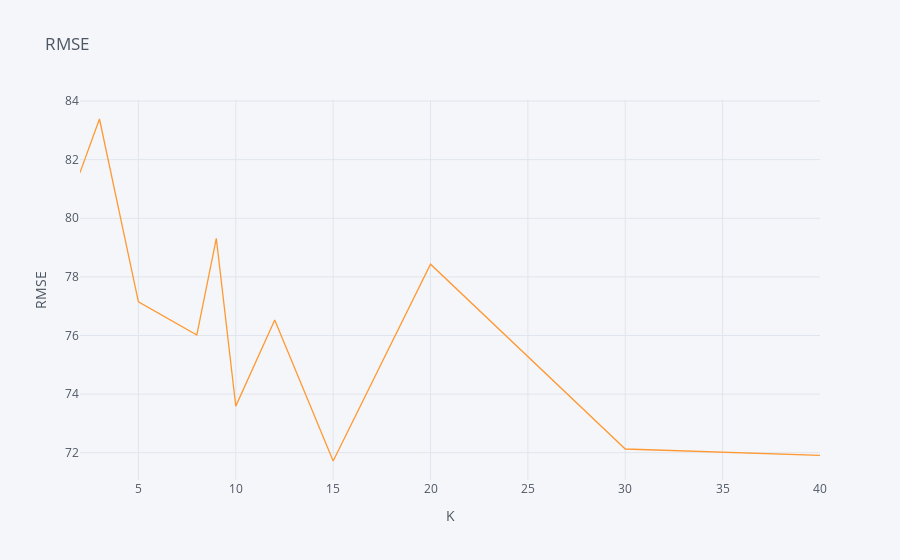
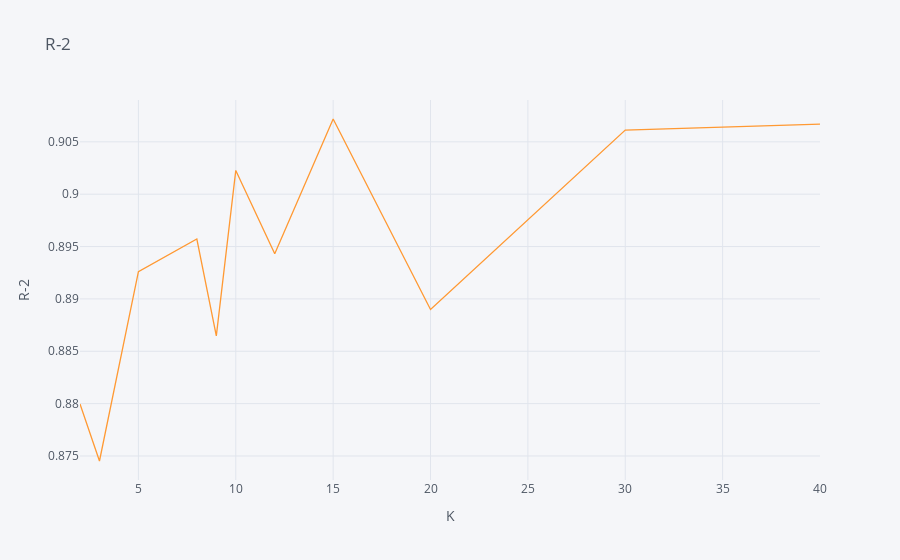

Source (notebook cell) for these figures, in order:
### Code cell
df_result.iplot( x ='K-Sample', y ='RMSE',title="RMSE",xTitle="K",yTitle="RMSE") 
df_result.iplot( x ='K-Sample', y ='R-Square',title="R-2",xTitle="K",yTitle="R-2")

### Figure 1 — Plotly figure (JSON) as saved in the notebook; plotly's stock layout.template omitted (floating-point values rounded to 4 significant figures)
{"data": [{"line": {"color": "rgba(255, 153, 51, 1.0)", "dash": "solid", "shape": "linear", "width": 1.3}, "mode": "lines", "name": "RMSE", "text": "", "type": "scatter", "x": [2, 3, 5, 8, 9, 10, 12, 15, 20, 30, 40], "y": [81.56, 83.39, 77.15, 76.02, 79.32, 73.59, 76.53, 71.72, 78.43, 72.13, 71.91]}], "layout": {"autosize": true, "legend": {"bgcolor": "#F5F6F9", "font": {"color": "#4D5663"}}, "paper_bgcolor": "#F5F6F9", "plot_bgcolor": "#F5F6F9", "title": {"font": {"color": "#4D5663"}, "text": "RMSE"}, "xaxis": {"autorange": true, "gridcolor": "#E1E5ED", "range": [2, 40], "showgrid": true, "tickfont": {"color": "#4D5663"}, "title": {"font": {"color": "#4D5663"}, "text": "K"}, "type": "linear", "zerolinecolor": "#E1E5ED"}, "yaxis": {"autorange": true, "gridcolor": "#E1E5ED", "range": [71.07, 84.04], "showgrid": true, "tickfont": {"color": "#4D5663"}, "title": {"font": {"color": "#4D5663"}, "text": "RMSE"}, "type": "linear", "zerolinecolor": "#E1E5ED"}}}

### Figure 2 — Plotly figure (JSON) as saved in the notebook; plotly's stock layout.template omitted (floating-point values rounded to 4 significant figures)
{"data": [{"line": {"color": "rgba(255, 153, 51, 1.0)", "dash": "solid", "shape": "linear", "width": 1.3}, "mode": "lines", "name": "R-Square", "text": "", "type": "scatter", "x": [2, 3, 5, 8, 9, 10, 12, 15, 20, 30, 40], "y": [0.88, 0.8745, 0.8926, 0.8957, 0.8865, 0.9023, 0.8943, 0.9072, 0.889, 0.9061, 0.9067]}], "layout": {"autosize": true, "legend": {"bgcolor": "#F5F6F9", "font": {"color": "#4D5663"}}, "paper_bgcolor": "#F5F6F9", "plot_bgcolor": "#F5F6F9", "title": {"font": {"color": "#4D5663"}, "text": "R-2"}, "xaxis": {"autorange": true, "gridcolor": "#E1E5ED", "range": [2, 40], "showgrid": true, "tickfont": {"color": "#4D5663"}, "title": {"font": {"color": "#4D5663"}, "text": "K"}, "type": "linear", "zerolinecolor": "#E1E5ED"}, "yaxis": {"autorange": true, "gridcolor": "#E1E5ED", "range": [0.8727, 0.909], "showgrid": true, "tickfont": {"color": "#4D5663"}, "title": {"font": {"color": "#4D5663"}, "text": "R-2"}, "type": "linear", "zerolinecolor": "#E1E5ED"}}}
